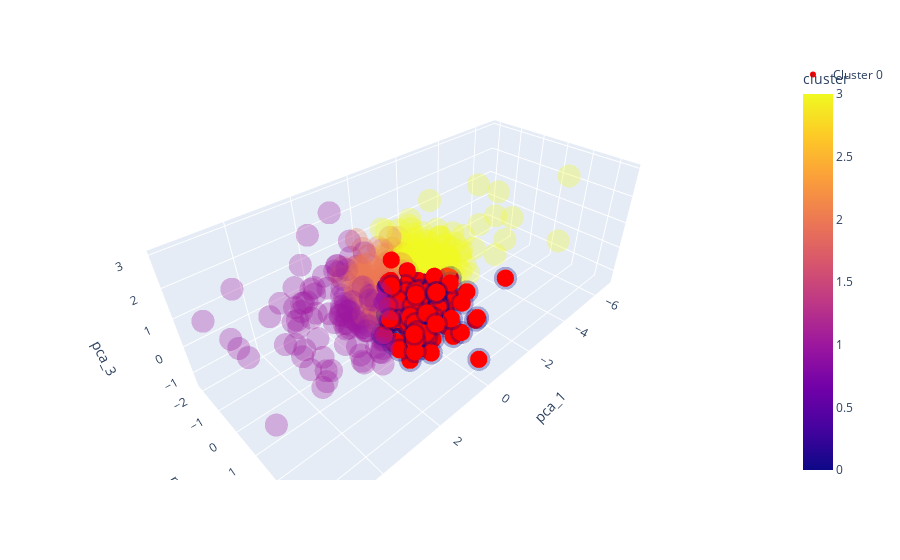

The cell this chart's notebook holds for it:
### Markdown cell above
Positionnement PCA (cluster 0 mis en évidence)

### Code cell
fig = px.scatter_3d(
    client_clean,
    x="pca_1",
    y="pca_2",
    z="pca_3",
    color="cluster",
    opacity=0.3
)

fig.add_scatter3d(
    x=df0["pca_1"],
    y=df0["pca_2"],
    z=df0["pca_3"],
    mode="markers",
    marker=dict(size=6, color="red"),
    name="Cluster 0"
)

fig.show()

### Figure 1 — Plotly figure (JSON) as saved in the notebook; plotly's stock layout.template omitted (floating-point values rounded to 4 significant figures; data arrays with more than 128 entries replaced by an {"elided": "..."} marker saying what was removed)
{"data": [{"hovertemplate": "pca_1=%{x}<br>pca_2=%{y}<br>pca_3=%{z}<br>cluster=%{marker.color}<extra></extra>", "legendgroup": "", "marker": {"color": {"elided": "769 int values"}, "coloraxis": "coloraxis", "opacity": 0.3, "symbol": "circle"}, "mode": "markers", "name": "", "scene": "scene", "showlegend": false, "type": "scatter3d", "x": {"elided": "769 float values"}, "y": {"elided": "769 float values"}, "z": {"elided": "769 float values"}}, {"marker": {"color": "red", "size": 6}, "mode": "markers", "name": "Cluster 0", "type": "scatter3d", "x": {"elided": "215 float values"}, "y": {"elided": "215 float values"}, "z": {"elided": "215 float values"}}], "layout": {"coloraxis": {"colorbar": {"title": {"text": "cluster"}}, "colorscale": [[0, "#0d0887"], [0.1111, "#46039f"], [0.2222, "#7201a8"], [0.3333, "#9c179e"], [0.4444, "#bd3786"], [0.5556, "#d8576b"], [0.6667, "#ed7953"], [0.7778, "#fb9f3a"], [0.8889, "#fdca26"], [1, "#f0f921"]]}, "legend": {"tracegroupgap": 0}, "margin": {"t": 60}, "scene": {"domain": {"x": [0, 1], "y": [0, 1]}, "xaxis": {"title": {"text": "pca_1"}}, "yaxis": {"title": {"text": "pca_2"}}, "zaxis": {"title": {"text": "pca_3"}}}}}
